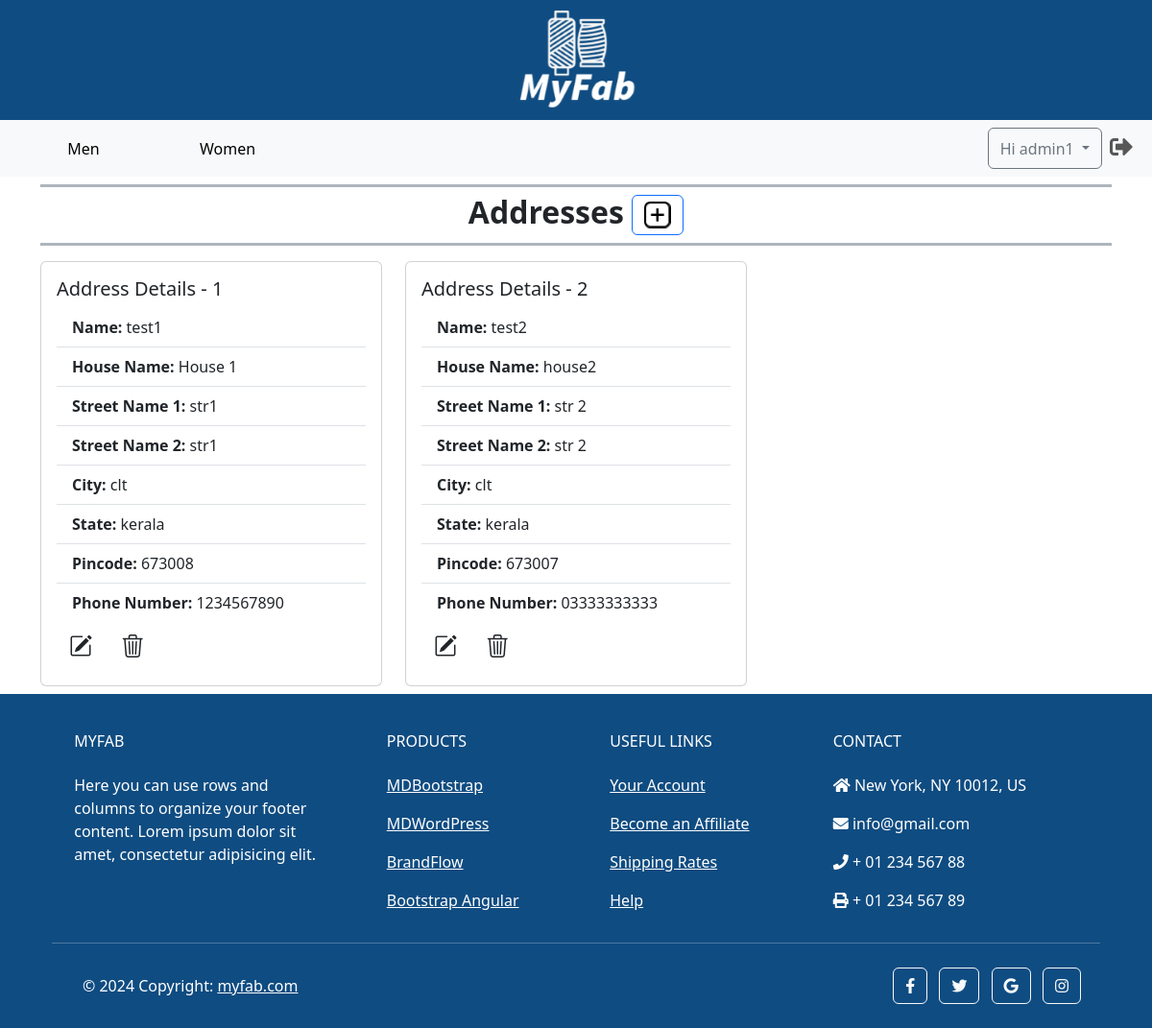
Before: /accounts/address/ (signed in) with the older database file.
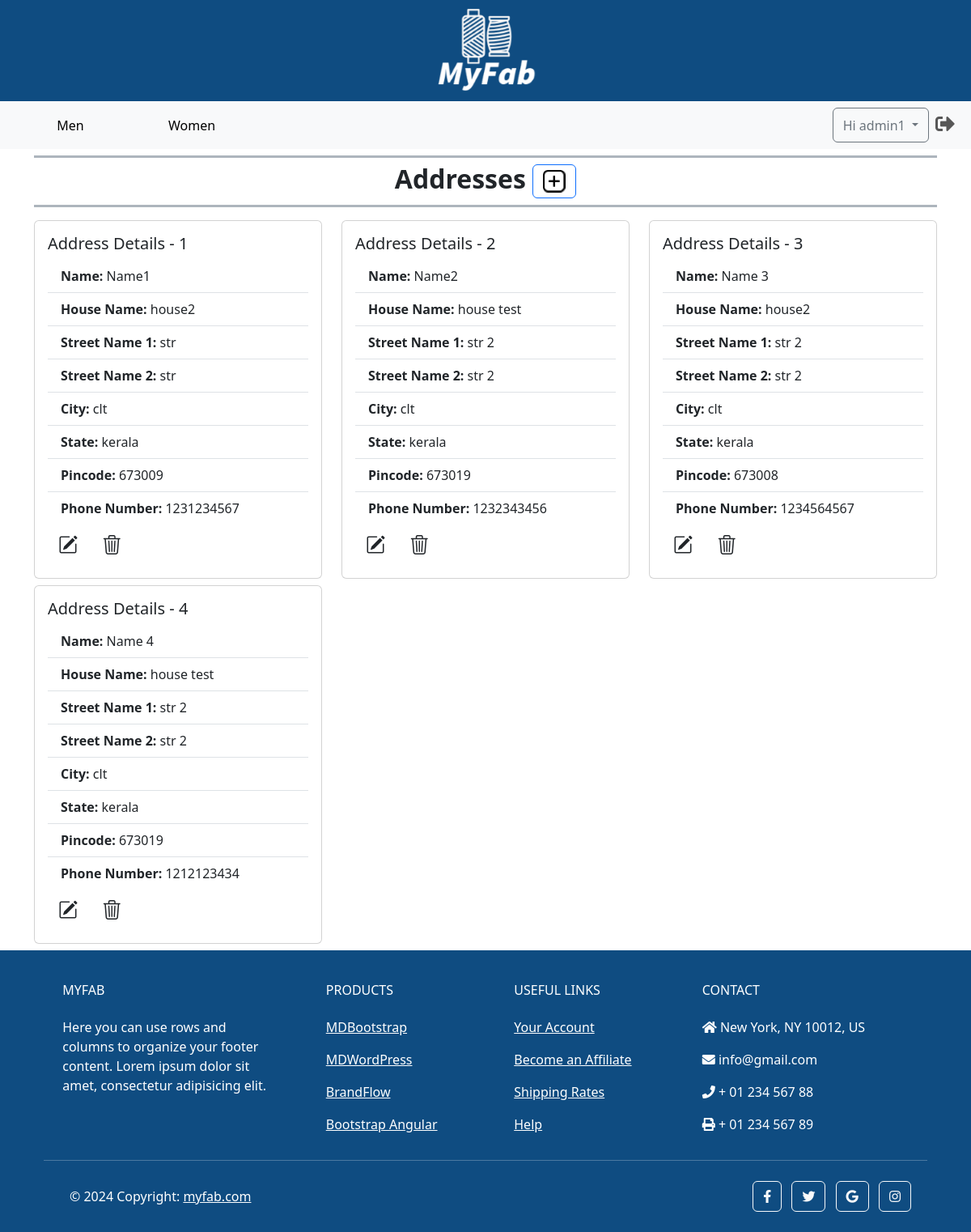
After: the same page with the newer database file.
### accounts/models.py (models this page shows, shortened)
class Address(models.Model):
    customer_id = models.ForeignKey(CustomUser, on_delete=models.CASCADE)
    name = models.CharField(max_length=100, blank=False, null=False)
    house_name = models.CharField(max_length=100, blank=False, null=False)
    street_name_1 = models.CharField(max_length=100, blank=False, null=False)
    street_name_2 = models.CharField(max_length=100, blank=True, null=True)
    city = models.CharField(max_length=100, blank=False, null=False)
    state = models.CharField(max_length=100, blank=False, null=False)
    pincode = models.CharField(max_length=10, blank=False, null=False)
    phone_number = models.CharField(max_length=13)
    is_active = models.BooleanField(default=True)

### accounts/views.py (the view)
# urls.py: path('address/', AddressView.as_view(), name = 'address'),
class AddressView(View):
    def get(self, request):
        user = request.user
        addresses = Address.objects.filter(customer_id=user, is_active=True)
        address_count = addresses.count()
        context = {'addresses': addresses, 'address_count': address_count}
        return render(request, 'address.html', context)

### templates/address.html (shortened to what the changed rows need)
{% extends 'base.html' %}
{% load static %}
{% load custom_filters %}
{% block content %}
    <section class="container my-2">
        {% if addresses %}
        <div class="row row-cols-1 row-cols-sm-2 row-cols-md-3">
            {% for address in addresses %}
            <div class="col mt-2">
                <div class="card">
                    <div class="card-body">
                        <h5 class="card-title">Address Details - {{forloop.counter}}</h5>
                        <ul class="list-group list-group-flush">
                            <li class="list-group-item"><strong>Name:</strong> {{ address.name }}</li>
                            <li class="list-group-item"><strong>House Name:</strong> {{ address.house_name }}</li>
                            <li class="list-group-item"><strong>Street Name 1:</strong> {{ address.street_name_1 }}</li>
                            <li class="list-group-item"><strong>Street Name 2:</strong> {{ address.street_name_2 }}</li>
                            <li class="list-group-item"><strong>City:</strong> {{ address.city }}</li>
                            <li class="list-group-item"><strong>State:</strong> {{ address.state }}</li>
                            <li class="list-group-item"><strong>Pincode:</strong> {{ address.pincode }}</li>
                            <li class="list-group-item"><strong>Phone Number:</strong> {{ address.phone_number }}</li>
                        </ul>
                        <a href="{% url "accounts:edit_address" address.id %}" class="btn fs-4"><i class="bi bi-pencil-square"></i></a>
                        <form id="deleteAddressForm" action="{% url "accounts:delete_address" address.id %}" method="post"
                            class="d-inline" onsubmit="return confirmDelete()">
                            <button type="submit" class="btn fs-4"><i class="bi bi-trash3"></i></button>
                        </form>
                    </div>
                </div>
            </div>
        {% endfor %}
        </div>
        {% endif %}
    </section>
{% endblock %}

Changed rows visible on the page:
no longer on this page (row edited): Address: name "test1", house_name "House 1", street_name_1 "str1", street_name_2 "str1", city "clt", state "kerala", pincode "673008", phone_number "1234567890"
no longer on this page (row edited): Address: name "test2", house_name "house2", street_name_1 "str 2", street_name_2 "str 2", city "clt", state "kerala", pincode "673007", phone_number "03333333333"
added Address: name "Name1", house_name "house2", street_name_1 "str", street_name_2 "str", city "clt", state "kerala", pincode "673009", phone_number "1231234567"
added Address: name "Name2", house_name "house test", street_name_1 "str 2", street_name_2 "str 2", city "clt", state "kerala", pincode "673019", phone_number "1232343456"
added Address: name "Name 3", house_name "house2", street_name_1 "str 2", street_name_2 "str 2", city "clt", state "kerala", pincode "673008", phone_number "1234564567"
added Address: name "Name 4", house_name "house test", street_name_1 "str 2", street_name_2 "str 2", city "clt", state "kerala", pincode "673019", phone_number "1212123434"
